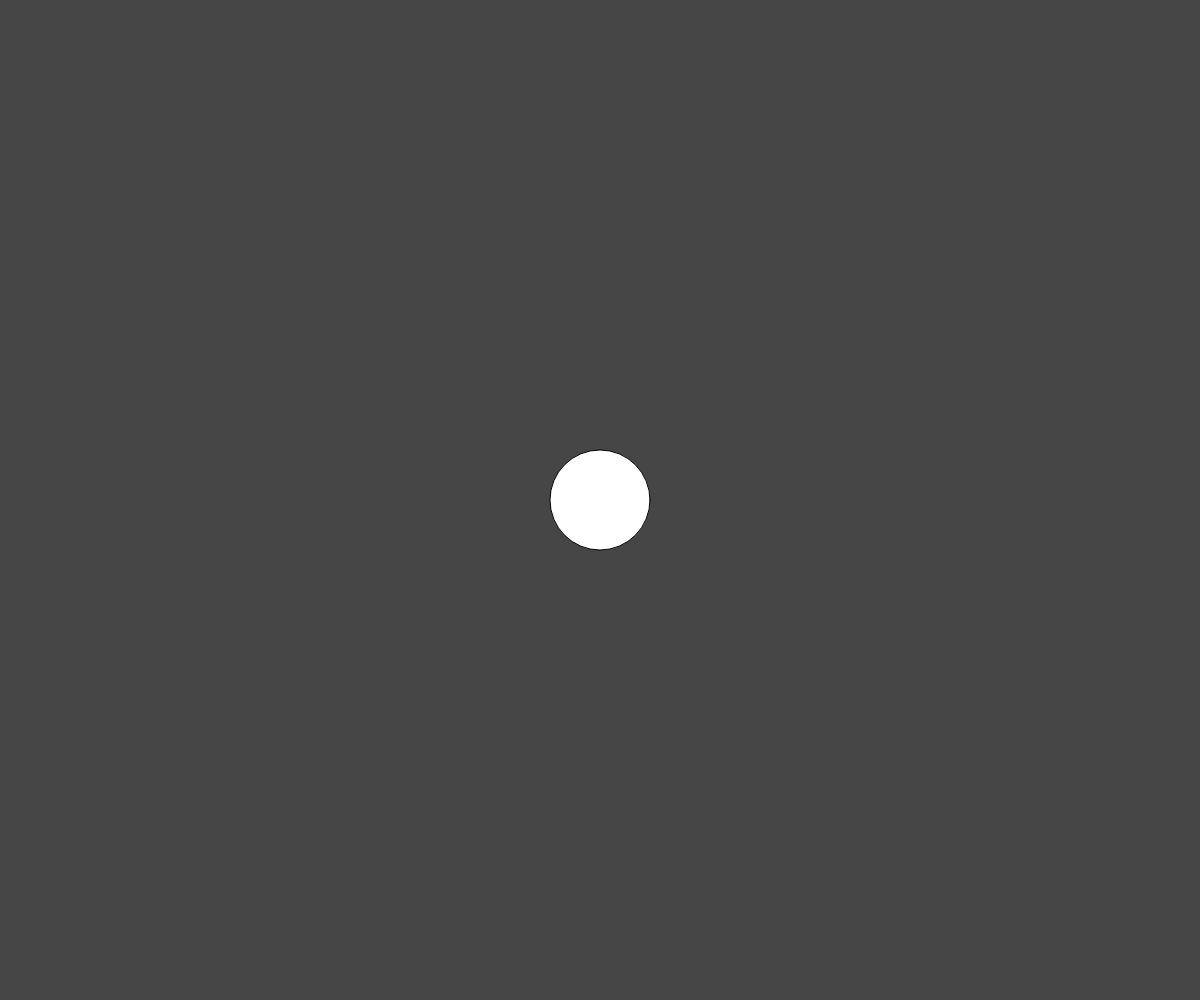
Frame 1 (no input)
Frame 60 (no input): identical to frame 1, image omitted
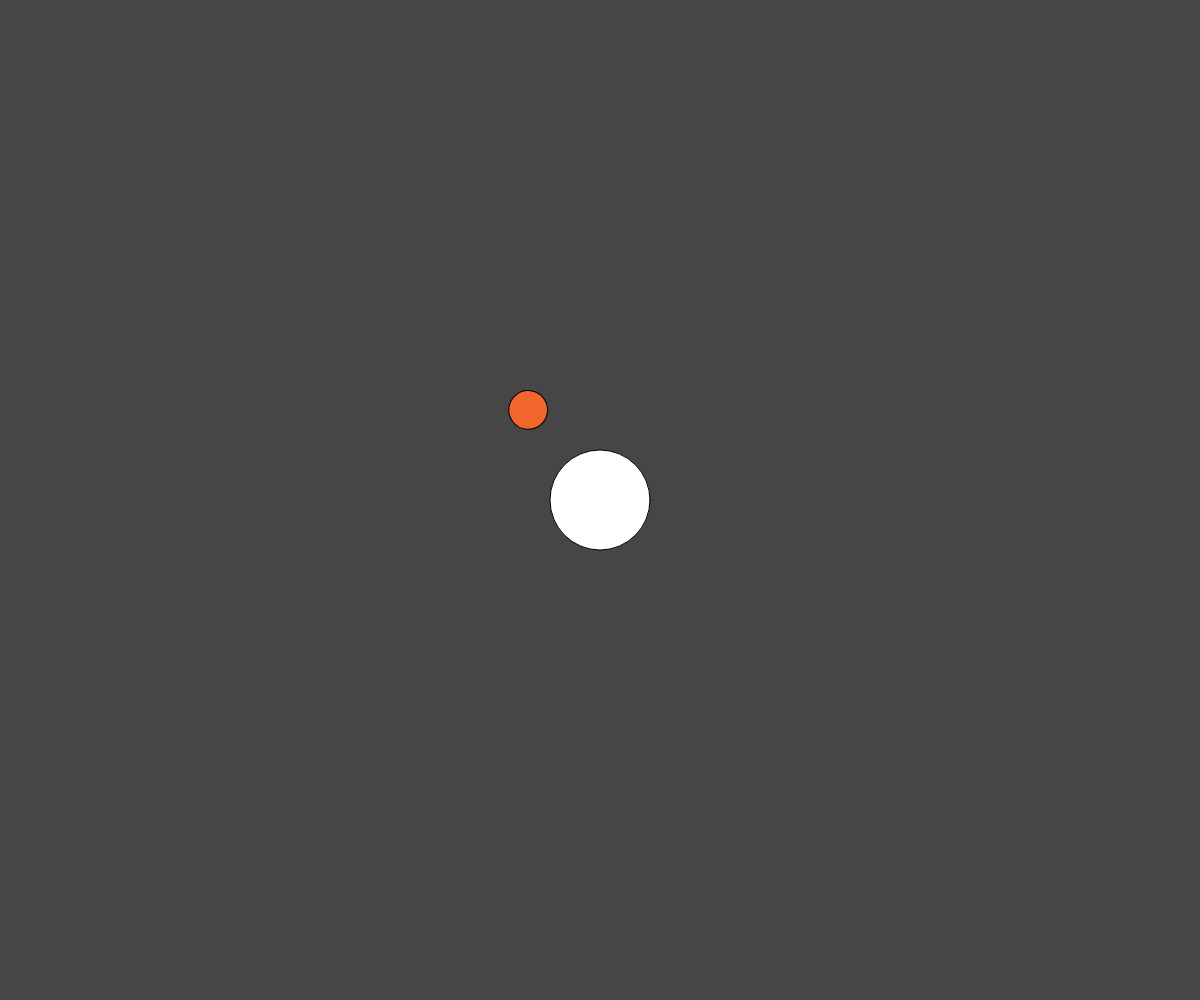
Frame 120 (the mouse pressed at the canvas centre since frame 60)

The p5.js sketch that drew these frames (run headless with seeded random() and noise() and a simulated clock; from frame 60 on, the mouse is pressed at the canvas centre):

// p5.js sketch
// ── sketch.js
// Planets and Moons
//Objects in Objects

let myPlanet;

function setup() {
  createCanvas(windowWidth, windowHeight);
  angleMode(DEGREES);
  myPlanet = new Planet(width/2, height/2);
}

function draw() {
  background(70);
  myPlanet.display();
}

function mousePressed(){
  //regular click = add moon
  //click plus shift = repostion moon
  if(keyIsDown && keyCode === SHIFT){
    myPlanet = new Planet(width/2, height/2);
  }
  else {
    myPlanet.createMoon();
  }
}

function keyPressed(){
  if(keyCode !== SHIFT){
    myPlanet.x = mouseX;
    myPlanet.y = mouseY; 
  }
}

class Planet{
  constructor(x,y){
    this.x =x;  this.y = y;  this.s = 100;
    this.moons = [];
  }

  createMoon() {
    this.moons.push(new Moon(this.x,this.y));
  }

  display() {
    circle(this.x, this.y, this.s);

    for(let m of this.moons){
      m.update(this.x, this.y);
    }
  }
}

class Moon{
  constructor() {
    this.speed = random(1,5);
    this.angle = 0; this.orbitRadius = random(80, 250);
    this.s = random(5, 50);
  }

  display(x,y) {
    push();
    translate(x, y);
    rotate(this.angle);
    fill(random(255), random(255), random(255));
    circle(this.orbitRadius, 0, this.s);
    pop();

  }

  move() {
    this.angle += this.speed;
  }

  update(x,y) {
    this.move();
    this.display(x,y);
  }
}
